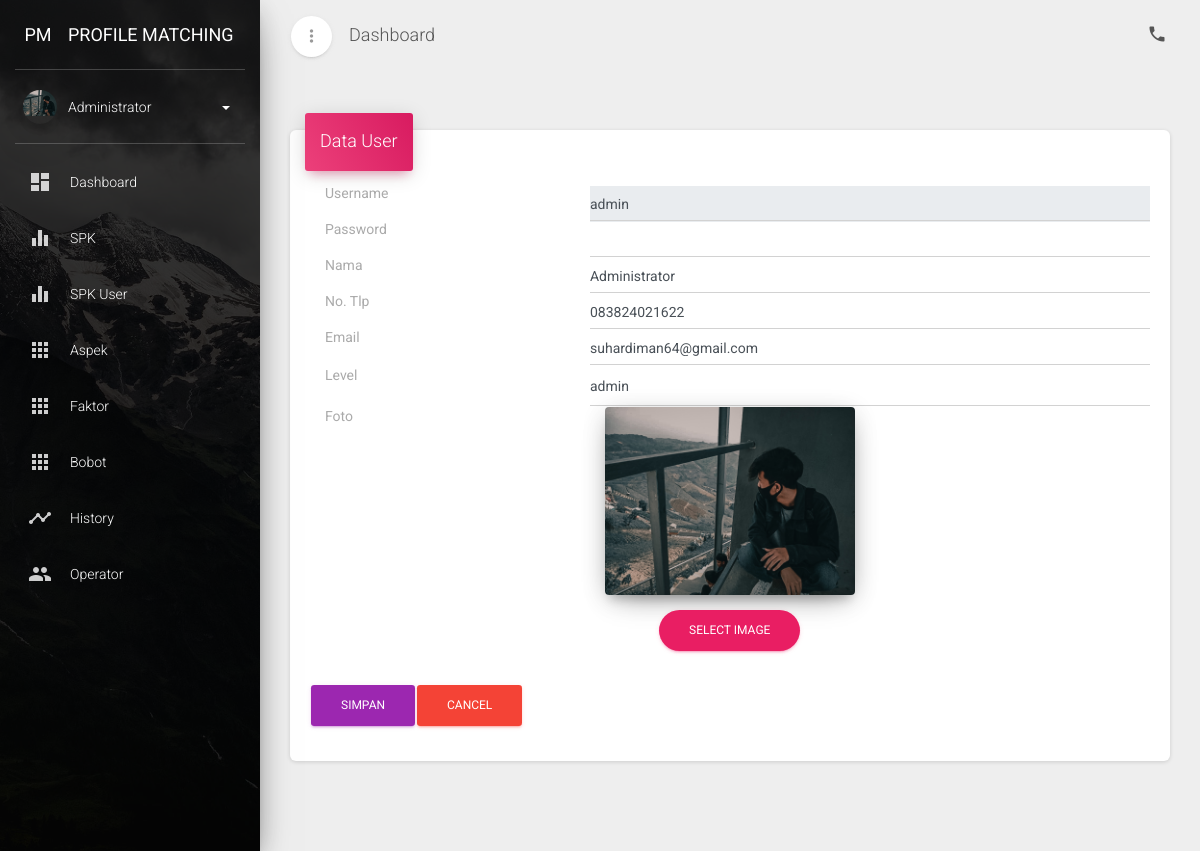
The app's page /dashboard.php?module=user&act=edit&id=1 (signed in) with its own data.
### tables this page shows
CREATE TABLE `user` (
  `id_user` int(11) NOT NULL,
  `username` varchar(50) NOT NULL,
  `password` varchar(50) NOT NULL,
  `nama` varchar(50) NOT NULL,
  `alamat` varchar(250) NOT NULL,
  `tlp` varchar(15) NOT NULL,
  `email` varchar(100) NOT NULL,
  `level` varchar(50) NOT NULL,
  `foto` varchar(100) NOT NULL,
  `aktif` char(1) NOT NULL,
  `verif_code` text NOT NULL,
  `is_verif` tinyint(1) NOT NULL DEFAULT 0
);

### modul/user/user.php (the view, shortened to what this page needs)
<?php
include "../../config/koneksi.php";
 ?>
<div class="row">
		<div class="col-md-12">
          <div class="card ">
								<?php
									switch($_GET["act"])
									{
											?>
										<?php
										case "edit" :
										$edit=mysqli_query($koneksi,"SELECT * FROM user WHERE id_user='$_GET[id]'");
    									$r=mysqli_fetch_array($edit);
    									?>
											<div class="card-header card-header-rose card-header-text">
								                  <div class="card-text">
								                    <h4 class="card-title">Data User</h4>
								                  </div>
								                </div>
								                <div class="card-body ">
														<form class="form" method="post" enctype="multipart/form-data" action="modul/user/aksi_user.php?module=user&act=update">
															<div class="content">
															    <div class="input-group">
																	<label class="col-sm-4 control-label text-left">Username</label>
																	<input type="text" name="username" placeholder="User Name" class='form-control' value="<?php echo $r[username] ?>" readonly>
																</div>
																<div class="input-group">
																	<label class="col-sm-4 control-label text-left">Password</label>
																	<input type="password" name="password" placeholder="" class='form-control'>
																</div>
																<div class="input-group">
																	<label class="col-sm-4 control-label text-left">Nama</label>
																	<input type="text" name="nama" placeholder="" class='form-control' value="<?php echo $r[nama] ?>" required>
																</div>
																<div class="input-group">
																	<label class="col-sm-4 control-label text-left">No. Tlp</label>
																	<input type="text" name="tlp" placeholder="" class='form-control' value="<?php echo $r[tlp] ?>" required>
																</div>
																<div class="input-group">
																	<label class="col-sm-4 control-label text-left">Email</label>
																	<input type="text" name="email" placeholder="" class='form-control' value="<?php echo $r[email] ?>" required>
																</div>
																<?php
																if($_SESSION["level"]=="admin")
																{
																	?>
																		<div class="input-group">
																			<label class="col-sm-4 control-label text-left">Level</label>
																			<select name="level" class="form-control" required="">
																				<option value="<?php echo $r[level] ?>"><?php echo $r[level] ?></option>
																			</select>
																		</div>
																	<?php
																}
																?>
																<div class="input-group">
																	<label class="col-sm-4 control-label text-left">Foto</label>
																	<div class="col-md-4 col-sm-4">
													                      <div class="fileinput fileinput-new text-center" data-provides="fileinput">
														                        <div class="fileinput-new thumbnail">
														                        	<?php
														                        		if($r["foto"]=="")
														                        		{
														                        			?>
														                        				<img src="assets/img/image_placeholder.jpg" alt="...">
														                        			<?php
														                        		}else{
														                        			?>
														                        				 <img src="./foto/<?php echo  $r['foto']?>" alt="...">
														                        			<?php
														                        		}
														                        	?>
														                        </div>
														                        <div>
															                          <span class="btn btn-rose btn-round btn-file">
															                            <span class="fileinput-new">Select image</span>
															                          </span>
														                        </div>
													                      </div>
												                    </div>
																</div>
															</div>
															<div class="footer text-center">
																<input type="submit" value="Simpan" class="btn btn-primary pull-left">
																<input name="action" type="button" value="Cancel" onclick="window.history.back();" class="btn btn-danger pull-left">
															</div>
														</form>
													</div>
										<?php
										break;
									}
								?>
					</div>
				</div>
			</div>

### records on screen
user: username "admin", nama "Administrator", tlp "083824021622", email "suhardiman64@gmail.com", level "admin", foto (picture)

### other values on screen
$_SESSION["nama"] "Administrator"
